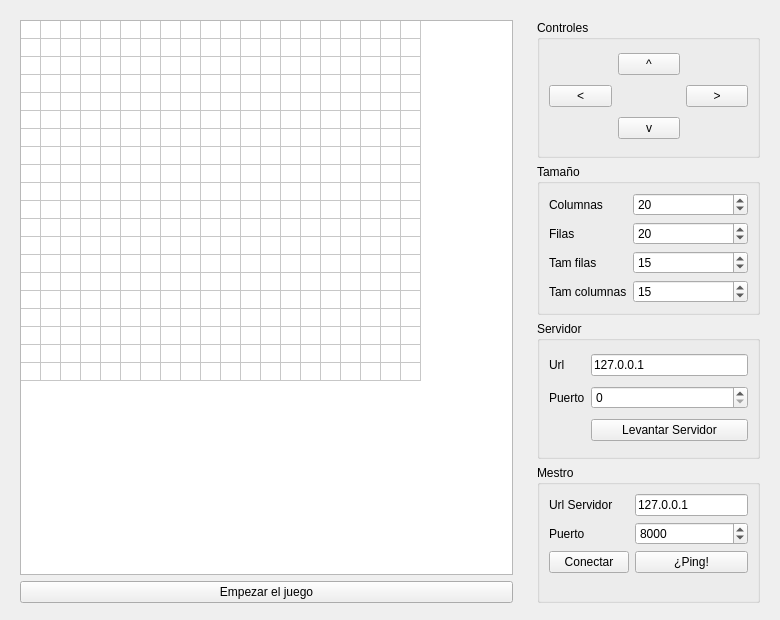
<?xml version="1.0" encoding="UTF-8"?>
<ui version="4.0">
 <class>Form</class>
 <widget class="QWidget" name="Form">
  <property name="geometry">
   <rect>
    <x>0</x>
    <y>0</y>
    <width>780</width>
    <height>620</height>
   </rect>
  </property>
  <property name="minimumSize">
   <size>
    <width>780</width>
    <height>620</height>
   </size>
  </property>
  <property name="maximumSize">
   <size>
    <width>780</width>
    <height>650</height>
   </size>
  </property>
  <property name="windowTitle">
   <string>Form</string>
  </property>
  <property name="layoutDirection">
   <enum>Qt::LeftToRight</enum>
  </property>
  <property name="autoFillBackground">
   <bool>false</bool>
  </property>
  <layout class="QHBoxLayout" name="horizontalLayout">
   <item>
    <widget class="QWidget" name="widget_2" native="true">
     <property name="minimumSize">
      <size>
       <width>511</width>
       <height>601</height>
      </size>
     </property>
     <layout class="QVBoxLayout" name="verticalLayout_2">
      <item>
       <widget class="QTableWidget" name="tableWidget">
        <property name="sizePolicy">
         <sizepolicy hsizetype="Ignored" vsizetype="Ignored">
          <horstretch>0</horstretch>
          <verstretch>0</verstretch>
         </sizepolicy>
        </property>
        <property name="minimumSize">
         <size>
          <width>0</width>
          <height>0</height>
         </size>
        </property>
        <property name="rowCount">
         <number>20</number>
        </property>
        <property name="columnCount">
         <number>20</number>
        </property>
        <attribute name="horizontalHeaderVisible">
         <bool>false</bool>
        </attribute>
        <attribute name="horizontalHeaderDefaultSectionSize">
         <number>15</number>
        </attribute>
        <attribute name="horizontalHeaderHighlightSections">
         <bool>true</bool>
        </attribute>
        <attribute name="horizontalHeaderMinimumSectionSize">
         <number>17</number>
        </attribute>
        <attribute name="verticalHeaderVisible">
         <bool>false</bool>
        </attribute>
        <attribute name="verticalHeaderDefaultSectionSize">
         <number>15</number>
        </attribute>
        <row/>
        <row/>
        <row/>
        <row/>
        <row/>
        <row/>
        <row/>
        <row/>
        <row/>
        <row/>
        <row/>
        <row/>
        <row/>
        <row/>
        <row/>
        <row/>
        <row/>
        <row/>
        <row/>
        <row/>
        <column/>
        <column/>
        <column/>
        <column/>
        <column/>
        <column/>
        <column/>
        <column/>
        <column/>
        <column/>
        <column/>
        <column/>
        <column/>
        <column/>
        <column/>
        <column/>
        <column/>
        <column/>
        <column/>
        <column/>
       </widget>
      </item>
      <item>
       <widget class="QPushButton" name="pushButton">
        <property name="text">
         <string>Empezar el juego</string>
        </property>
       </widget>
      </item>
     </layout>
    </widget>
   </item>
   <item>
    <widget class="QWidget" name="widget" native="true">
     <property name="enabled">
      <bool>true</bool>
     </property>
     <property name="minimumSize">
      <size>
       <width>241</width>
       <height>601</height>
      </size>
     </property>
     <property name="layoutDirection">
      <enum>Qt::LeftToRight</enum>
     </property>
     <property name="autoFillBackground">
      <bool>false</bool>
     </property>
     <layout class="QVBoxLayout" name="verticalLayout" stretch="0,0,0,0">
      <item>
       <widget class="QGroupBox" name="groupBox">
        <property name="title">
         <string>Controles</string>
        </property>
        <layout class="QGridLayout" name="gridLayout">
         <item row="2" column="2">
          <widget class="QPushButton" name="pushButton_5">
           <property name="text">
            <string>&gt;</string>
           </property>
          </widget>
         </item>
         <item row="2" column="0">
          <widget class="QPushButton" name="pushButton_4">
           <property name="text">
            <string>&lt;</string>
           </property>
          </widget>
         </item>
         <item row="3" column="1">
          <widget class="QPushButton" name="pushButton_3">
           <property name="text">
            <string>v</string>
           </property>
          </widget>
         </item>
         <item row="0" column="1">
          <widget class="QPushButton" name="pushButton_2">
           <property name="text">
            <string>^</string>
           </property>
          </widget>
         </item>
        </layout>
       </widget>
      </item>
      <item>
       <widget class="QGroupBox" name="groupBox_2">
        <property name="title">
         <string>Tamaño</string>
        </property>
        <layout class="QFormLayout" name="formLayout">
         <item row="0" column="0">
          <widget class="QLabel" name="label">
           <property name="text">
            <string>Columnas</string>
           </property>
          </widget>
         </item>
         <item row="2" column="0">
          <widget class="QLabel" name="label_2">
           <property name="text">
            <string>Filas</string>
           </property>
          </widget>
         </item>
         <item row="3" column="0">
          <widget class="QLabel" name="label_4">
           <property name="text">
            <string>Tam filas</string>
           </property>
          </widget>
         </item>
         <item row="4" column="0">
          <widget class="QLabel" name="label_3">
           <property name="text">
            <string>Tam columnas</string>
           </property>
          </widget>
         </item>
         <item row="0" column="1">
          <widget class="QSpinBox" name="spinBox">
           <property name="value">
            <number>20</number>
           </property>
          </widget>
         </item>
         <item row="2" column="1">
          <widget class="QSpinBox" name="spinBox_2">
           <property name="value">
            <number>20</number>
           </property>
          </widget>
         </item>
         <item row="3" column="1">
          <widget class="QSpinBox" name="spinBox_3">
           <property name="value">
            <number>15</number>
           </property>
          </widget>
         </item>
         <item row="4" column="1">
          <widget class="QSpinBox" name="spinBox_4">
           <property name="value">
            <number>15</number>
           </property>
          </widget>
         </item>
        </layout>
        <zorder>label</zorder>
        <zorder>label_2</zorder>
        <zorder>label_3</zorder>
        <zorder>label_4</zorder>
        <zorder>spinBox</zorder>
        <zorder>spinBox_2</zorder>
        <zorder>spinBox_3</zorder>
        <zorder>spinBox_4</zorder>
       </widget>
      </item>
      <item>
       <widget class="QGroupBox" name="groupBox_3">
        <property name="title">
         <string>Servidor</string>
        </property>
        <layout class="QGridLayout" name="gridLayout_2">
         <item row="2" column="0">
          <widget class="QLabel" name="label_6">
           <property name="text">
            <string>Puerto</string>
           </property>
          </widget>
         </item>
         <item row="0" column="0">
          <widget class="QLabel" name="label_5">
           <property name="text">
            <string>Url</string>
           </property>
          </widget>
         </item>
         <item row="2" column="2">
          <widget class="QSpinBox" name="spinBox_5">
           <property name="value">
            <number>0</number>
           </property>
          </widget>
         </item>
         <item row="0" column="2">
          <widget class="QLineEdit" name="lineEdit">
           <property name="text">
            <string>127.0.0.1</string>
           </property>
          </widget>
         </item>
         <item row="3" column="2">
          <widget class="QPushButton" name="pushButton_6">
           <property name="text">
            <string>Levantar Servidor</string>
           </property>
          </widget>
         </item>
        </layout>
       </widget>
      </item>
      <item>
       <widget class="QGroupBox" name="groupBox_4">
        <property name="title">
         <string>Mestro</string>
        </property>
        <layout class="QFormLayout" name="formLayout_2">
         <item row="0" column="0">
          <widget class="QLabel" name="label_8">
           <property name="text">
            <string>Url Servidor</string>
           </property>
          </widget>
         </item>
         <item row="0" column="1">
          <widget class="QLineEdit" name="lineEdit_2">
           <property name="text">
            <string>127.0.0.1</string>
           </property>
          </widget>
         </item>
         <item row="1" column="0">
          <widget class="QLabel" name="label_7">
           <property name="text">
            <string>Puerto</string>
           </property>
          </widget>
         </item>
         <item row="1" column="1">
          <widget class="QSpinBox" name="spinBox_6">
           <property name="maximum">
            <number>10000</number>
           </property>
           <property name="value">
            <number>8000</number>
           </property>
          </widget>
         </item>
         <item row="2" column="0">
          <widget class="QPushButton" name="pushButton_7">
           <property name="text">
            <string>Conectar</string>
           </property>
          </widget>
         </item>
         <item row="2" column="1">
          <widget class="QPushButton" name="pushButton_8">
           <property name="text">
            <string>¿Ping!</string>
           </property>
          </widget>
         </item>
        </layout>
       </widget>
      </item>
     </layout>
    </widget>
   </item>
  </layout>
 </widget>
 <resources/>
 <connections/>
</ui>
